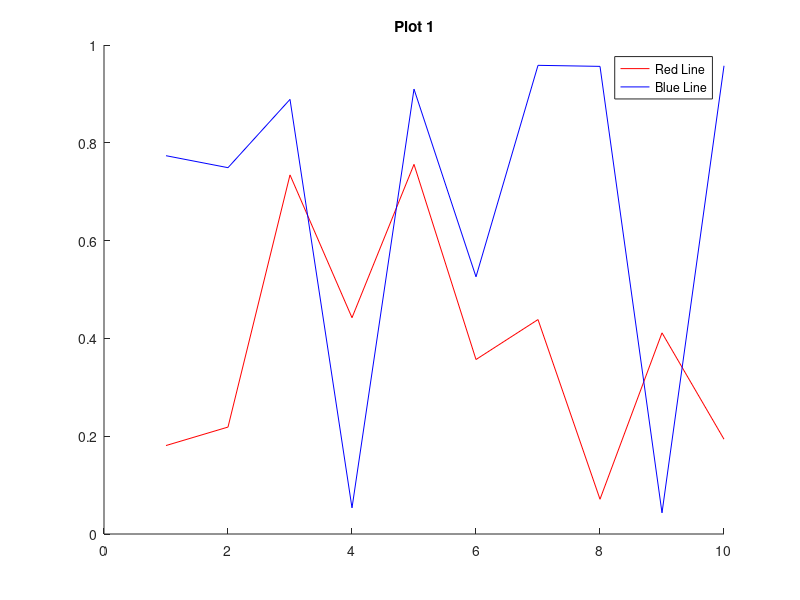
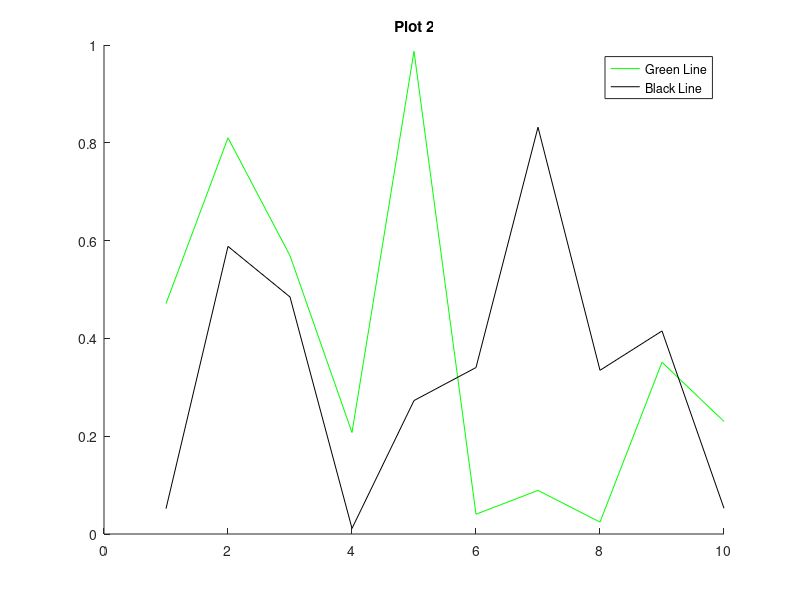

Reproduce these figures in MATLAB, in order. (Note: this script raises an error after producing the figures.)
% 第一张图
figure;
hold on;
plot(1:10, rand(1, 10), 'r', 'DisplayName', 'Red Line');
plot(1:10, rand(1, 10), 'b', 'DisplayName', 'Blue Line');
h1 = legend('show');
title('Plot 1');

% 第二张图
figure;
hold on;
plot(1:10, rand(1, 10), 'g', 'DisplayName', 'Green Line');
plot(1:10, rand(1, 10), 'k', 'DisplayName', 'Black Line');
h2 = legend('show');
title('Plot 2');

% 完全复制图例
copyobj(h1, gca);  % 将 h1 (第一张图的图例) 复制到第二张图的当前坐标轴
